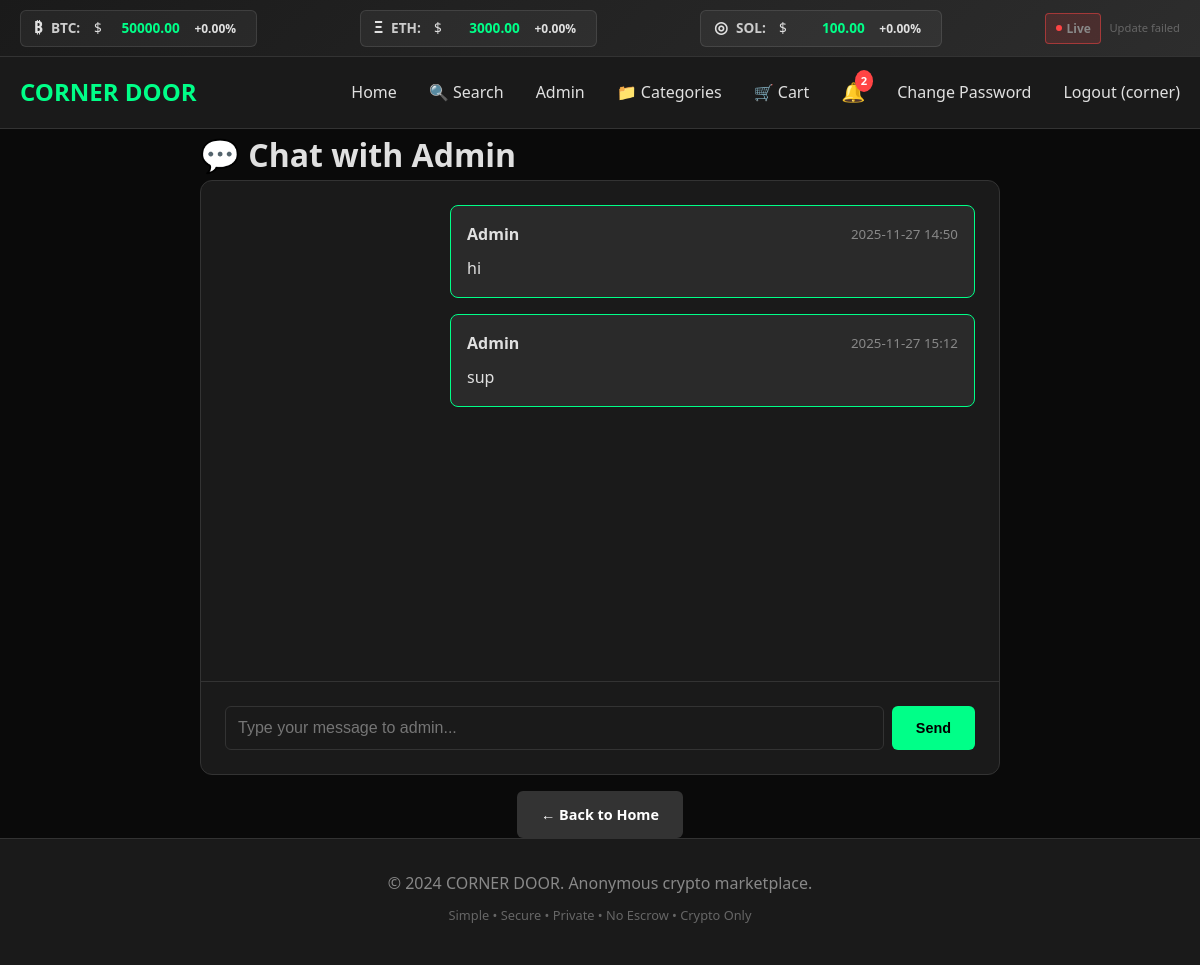
Page /chat (signed in) on the earlier database version.
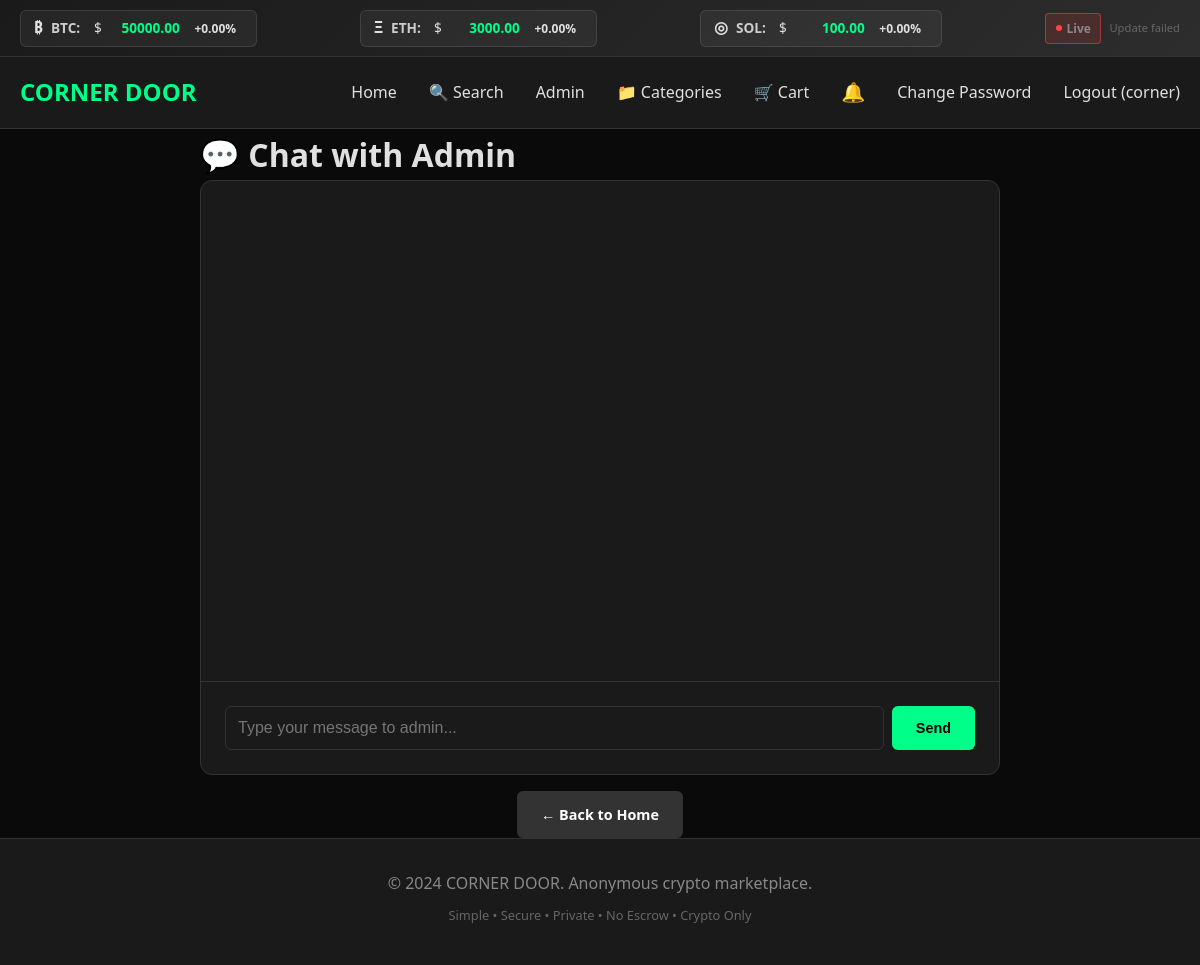
Same page on the later database version.
### app.py (models this page shows, shortened)
class User(UserMixin, db.Model):
    id = db.Column(db.Integer, primary_key=True)
    username = db.Column(db.String(80), unique=True, nullable=False)
    password_hash = db.Column(db.String(120), nullable=False)
    recovery_phrase = db.Column(db.String(200))
    created_at = db.Column(db.DateTime, default=datetime.utcnow)
    is_active = db.Column(db.Boolean, default=True)
    is_admin = db.Column(db.Boolean, default=False)
    ip_hash = db.Column(db.String(64))
    unread_notifications = db.Column(db.Integer, default=0)
    unread_messages = db.Column(db.Integer, default=0)

class ChatMessage(db.Model):
    id = db.Column(db.Integer, primary_key=True)
    user_id = db.Column(db.Integer, db.ForeignKey('user.id'), nullable=False)
    message = db.Column(db.Text, nullable=False)
    is_read = db.Column(db.Boolean, default=False)
    created_at = db.Column(db.DateTime, default=datetime.utcnow)
    is_admin_reply = db.Column(db.Boolean, default=False)
    reply_to = db.Column(db.Integer, db.ForeignKey('chat_message.id'), nullable=True)
    user = db.relationship('User', backref='chat_messages')
    replies = db.relationship('ChatMessage', backref=db.backref('parent', remote_side=[id]))

### app.py (the view, shortened to what this page needs)
@app.route('/chat', methods=['GET', 'POST'])
@login_required
def chat():
    messages = ChatMessage.query.filter(
        (ChatMessage.user_id == current_user.id) |
        (ChatMessage.is_admin_reply == True)
    ).order_by(ChatMessage.created_at.asc()).all()
    for message in messages:
        if not message.is_read and (message.is_admin_reply or message.user_id == current_user.id):
            message.is_read = True
    current_user.unread_messages = 0
    db.session.commit()
    return render_template('chat.html', messages=messages)

### app.py (called while the page is built)
@app.context_processor
def utility_processor():
    return dict(usd_to_crypto=usd_to_crypto)

@login_manager.user_loader
def load_user(user_id):
    return db.session.get(User, int(user_id))

### templates/chat.html (shortened to what this page needs)
{% extends "base.html" %}
{% block content %}
<div style="max-width: 800px; margin: 0 auto;">
    <h1>💬 Chat with Admin</h1>
    <div class="chat-container" style="background-color: #1a1a1a; border-radius: 12px; border: 1px solid #333; overflow: hidden;">
        <div class="chat-messages" id="chatMessages" style="height: 500px; overflow-y: auto; padding: 1.5rem;">
            {% for message in messages %}
            <div class="message {% if message.is_admin_reply %}admin-message{% else %}user-message{% endif %}"
                 style="margin-bottom: 1rem; padding: 1rem; border-radius: 8px; max-width: 70%; {% if message.is_admin_reply %}margin-left: auto; background-color: #2a2a2a; border: 1px solid #00ff88;{% else %}background-color: #333; border: 1px solid #555;{% endif %}">
                <div class="message-header" style="display: flex; justify-content: space-between; align-items: center; margin-bottom: 0.5rem;">
                    <strong>{% if message.is_admin_reply %}Admin{% else %}You{% endif %}</strong>
                    <small style="color: #888;">{{ message.created_at.strftime('%Y-%m-%d %H:%M') }}</small>
                </div>
                <div class="message-content" style="white-space: pre-line;">{{ message.message }}</div>
            </div>
            {% endfor %}
        </div>
        <div class="chat-input" style="padding: 1.5rem; border-top: 1px solid #333;">
            <form method="POST" id="chatForm">
                <div style="display: flex; gap: 0.5rem;">
                    <input type="text" name="message" class="form-control" placeholder="Type your message to admin..." required
                           style="flex-grow: 1;" id="messageInput">
                    <button type="submit" class="btn">Send</button>
                </div>
            </form>
        </div>
    </div>
    <div style="margin-top: 1rem; text-align: center;">
        <a href="{{ url_for('index') }}" class="btn btn-secondary">← Back to Home</a>
    </div>
</div>
{% endblock %}

### templates/base.html (shortened to what this page needs)
<!DOCTYPE html>
<html lang="en">
<head>
    <link rel="stylesheet" href="{{ url_for('static', filename='css/style.css') }}">
</head>
<body>
    <div class="crypto-ticker">
        <div class="container ticker-content">
            <div class="ticker-item">
                <span class="crypto-logo">₿</span>
                <span class="crypto-name">BTC:</span>
                $<span class="price" id="btc-price">{{ "%.2f"|format(crypto_prices.BTC) if crypto_prices else "50000.00" }}</span>
                <span class="price-change" id="btc-change">+0.00%</span>
            </div>
            <div class="ticker-item">
                <span class="crypto-logo">Ξ</span>
                <span class="crypto-name">ETH:</span>
                $<span class="price" id="eth-price">{{ "%.2f"|format(crypto_prices.ETH) if crypto_prices else "3000.00" }}</span>
                <span class="price-change" id="eth-change">+0.00%</span>
            </div>
            <div class="ticker-item">
                <span class="crypto-logo">◎</span>
                <span class="crypto-name">SOL:</span>
                $<span class="price" id="sol-price">{{ "%.2f"|format(crypto_prices.SOL) if crypto_prices else "100.00" }}</span>
                <span class="price-change" id="sol-change">+0.00%</span>
            </div>
            <div class="ticker-status">
                <span class="status-indicator" id="status-indicator">
                    <span class="status-dot"></span>
                    <span class="status-text">Live</span>
                </span>
                <span class="last-update" id="last-update">Updating...</span>
            </div>
        </div>
    </div>
    <header>
        <nav class="container">
            <div class="logo">CORNER DOOR</div>
            <div class="nav-links">
                <a href="{{ url_for('index') }}">Home</a>
                <a href="{{ url_for('search') }}">🔍 Search</a>
                {% if current_user.is_authenticated %}
                    {% if current_user.is_admin %}
                        <a href="{{ url_for('admin_dashboard') }}">Admin</a>
                    {% endif %}
                    {% if current_user.is_admin %}
                       <a href="{{ url_for('admin_categories') }}">📁 Categories</a>
                    {% endif %}
                    <a href="{{ url_for('view_cart') }}">🛒 Cart</a>
                    <div class="notification-bell">
                        <a href="{{ url_for('notifications') }}" class="notification-link">
                            🔔
                            {% if current_user.unread_notifications > 0 %}
                                <span class="notification-badge">{{ current_user.unread_notifications }}</span>
                            {% endif %}
                        </a>
                    </div>
                    <a href="{{ url_for('change_password') }}">Change Password</a>
                    <a href="{{ url_for('logout') }}">Logout ({{ current_user.username }})</a>
                {% else %}
                    <a href="{{ url_for('login') }}">Login</a>
                    <a href="{{ url_for('register') }}">Register</a>
                {% endif %}
            </div>
        </nav>
    </header>
    <main class="container">
        {% block content %}{% endblock %}
    </main>
    <footer>
        <div class="container">
            <p>&copy; 2024 CORNER DOOR. Anonymous crypto marketplace.</p>
            <p style="font-size: 0.8rem; color: #666; margin-top: 0.5rem;">
                Simple • Secure • Private • No Escrow • Crypto Only
            </p>
        </div>
    </footer>
</body>
</html>

Differences in the rows shown:
removed ChatMessage: is_admin_reply "Admin", created_at "2025-11-27 14:50", message "hi"
removed ChatMessage: is_admin_reply "Admin", created_at "2025-11-27 15:12", message "sup"
changed User "corner": unread_notifications "2" → (not shown)
